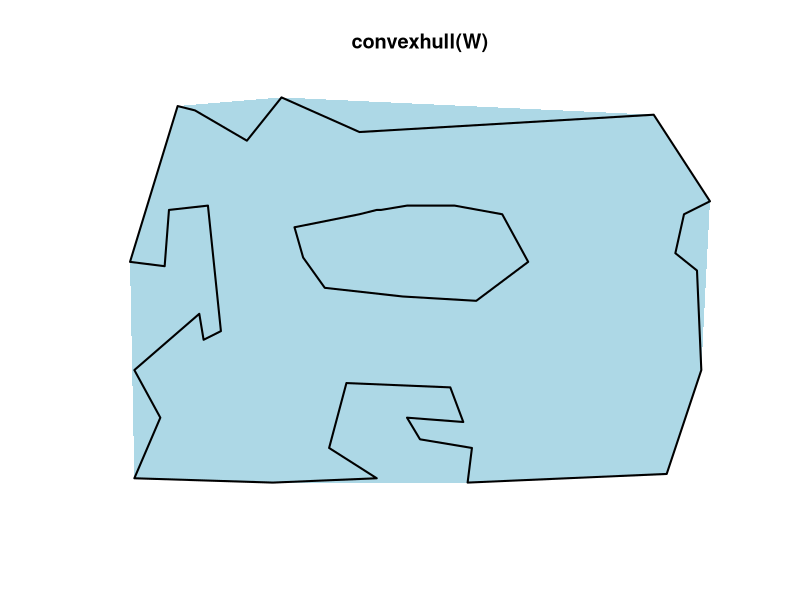

Write the R code that produced this figure.
library(spatstat)


### Name: convexhull
### Title: Convex Hull
### Aliases: convexhull
### Keywords: spatial utilities

### ** Examples

   data(demopat)
   W <- Window(demopat)
   plot(convexhull(W), col="lightblue", border=NA)
   plot(W, add=TRUE, lwd=2)
